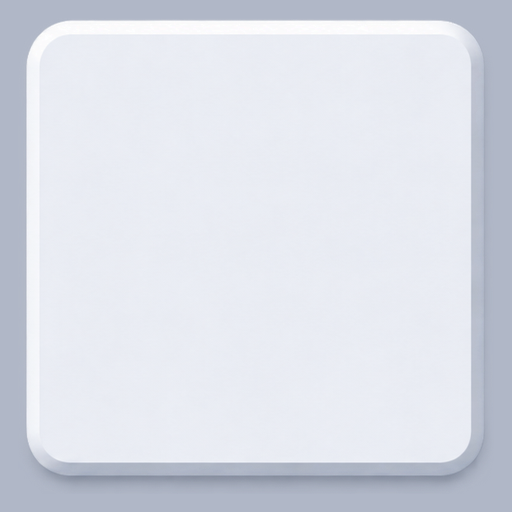
#> input picture Assets/CircuitCube/Art/V2/Board/Light/board_tile.png, 512 x 512 px, found by its file name
$ python preview.py
#> lines starting #> are read from the running program, lines starting #| are printed output that depends on the picture
"""Contact sheet + a small board assembled from the V2 sprites the way the game will layer and tint them."""
import os, glob
import numpy as np
from PIL import Image, ImageDraw

V = "V2"
COL = {"red": (255, 77, 109), "blue": (61, 169, 255), "yellow": (255, 225, 77), "purple": (199, 125, 255), "green": (61, 255, 162)}
COL_L = {"red": (240, 67, 95), "blue": (47, 143, 232), "yellow": (239, 163, 0), "purple": (161, 91, 235), "green": (19, 176, 122)}


# [4 lines left out: function tint, not called in this run]


def sprite(theme, name):
    return Image.open(os.path.join(V, "Board", theme, name + ".png")).convert("RGBA")


def board(theme, bg):
    cols = COL if theme == "Dark" else COL_L
    S = 160
    W = S * 4
    img = Image.new("RGBA", (W, W), bg)
    tile = sprite(theme, "board_tile").resize((S, S), Image.LANCZOS)
    for y in range(4):
        for x in range(4):
            img.alpha_composite(tile, (x * S, y * S))
    # a red path: source (0,0) -> right -> down -> lamp; a blue straight; a yellow tee
    def put(name, x, y, rot, c, core=True):
        w = sprite(theme, name).rotate(rot).resize((S, S), Image.LANCZOS)
        img.alpha_composite(tint(w, c), (x * S, y * S))
        if core:
            k = sprite(theme, name + "_core").rotate(rot).resize((S, S), Image.LANCZOS)
            img.alpha_composite(k, (x * S, y * S))

    # [14 lines left out: function node, not called in this run]
    put("wire_end", 0, 0, 0, cols["red"]); node("src", 0, 0, cols["red"])
    put("wire_corner", 1, 0, 180 + 90, cols["red"])
    put("wire_straight", 1, 1, 90, cols["red"])
    put("wire_end", 1, 2, 90, cols["red"]); node("lamp", 1, 2, cols["red"], True)
    put("wire_end", 3, 0, 270, cols["yellow"]); node("src", 3, 0, cols["yellow"])
    put("wire_tee", 3, 1, 90, cols["yellow"])
    put("wire_end", 2, 1, 0, cols["yellow"]); node("lamp", 2, 1, cols["yellow"], True)
    put("wire_end", 3, 2, 90, cols["yellow"]); node("lamp", 3, 2, cols["yellow"], False)
    put("wire_end", 0, 3, 0, cols["blue"]); node("src", 0, 3, cols["blue"])
    put("wire_straight", 1, 3, 0, cols["blue"])
    put("wire_straight", 2, 3, 0, cols["blue"])
    put("wire_end", 3, 3, 180, cols["blue"]); node("lamp", 3, 3, cols["blue"], False)
    return img


# [23 lines left out: functions tri_board, contact, not called in this run]


if __name__ == "__main__":
    dark_bg, light_bg = (10, 12, 20, 255), (238, 241, 247, 255)
    out = Image.new("RGBA", (1340, 900), (60, 60, 70, 255))
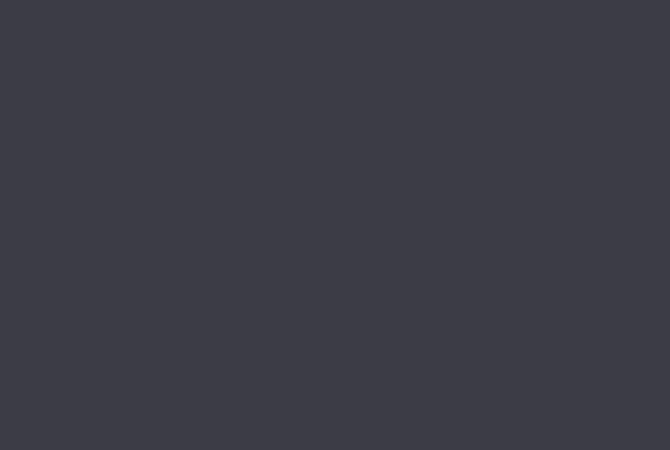
#> out: PIL image 1340x900 RGBA (shown at 1/2 size); mean R, G, B, A 60, 60, 70, 255
    out.alpha_composite(board("Dark", dark_bg), (10, 10))
#> in board, `img = Image.new("RGBA", (W, W), bg)`:
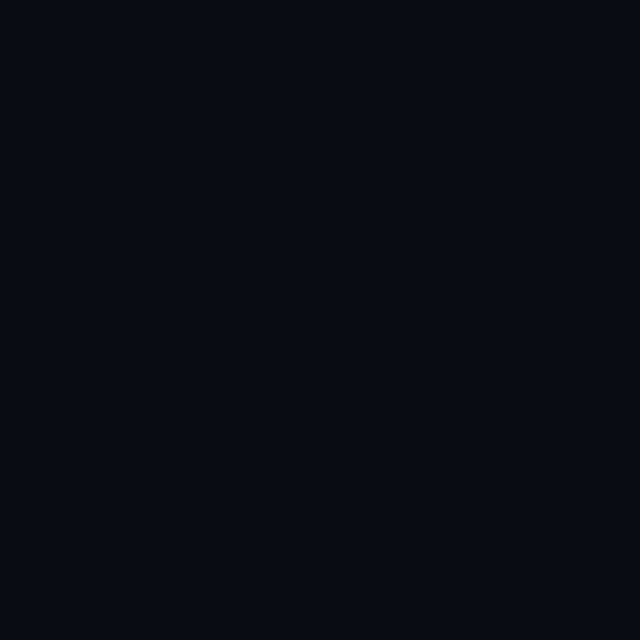
#> img: PIL image 640x640 RGBA; mean R, G, B, A 10, 12, 20, 255
#> in sprite, returned value is the input picture: PIL image 512x512 RGBA; mean R, G, B, A 218.9, 222.6, 231.7, 255
#> after the loop in board, `for y in range(4):`:
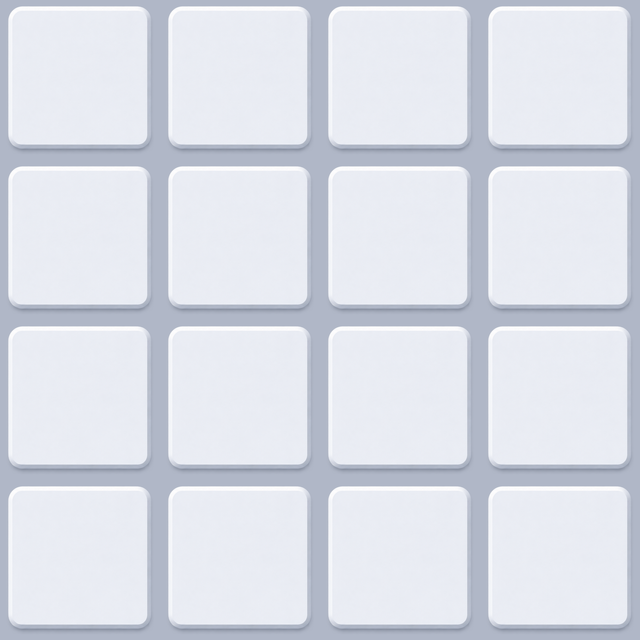
#> img: PIL image 640x640 RGBA; mean R, G, B, A 218.9, 222.6, 231.7, 255
#> (the run stopped early here; a loop or call above may not have finished)
